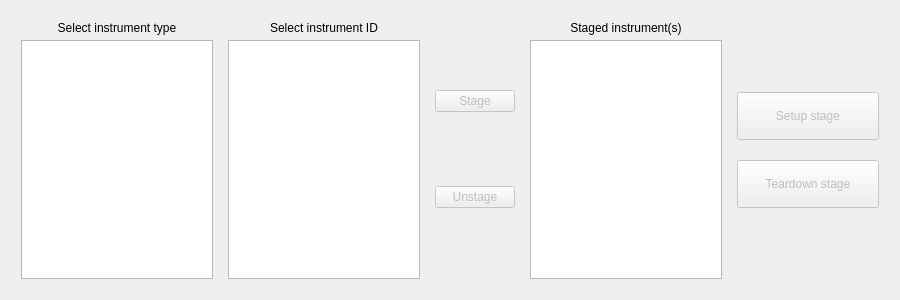
<?xml version="1.0" encoding="UTF-8"?>
<ui version="4.0">
 <class>server_widget</class>
 <widget class="QWidget" name="server_widget">
  <property name="geometry">
   <rect>
    <x>0</x>
    <y>0</y>
    <width>900</width>
    <height>300</height>
   </rect>
  </property>
  <property name="minimumSize">
   <size>
    <width>900</width>
    <height>300</height>
   </size>
  </property>
  <property name="windowTitle">
   <string>Form</string>
  </property>
  <layout class="QVBoxLayout" name="verticalLayout">
   <item>
    <layout class="QHBoxLayout" name="server_tab_layout" stretch="4,4,1,4,3">
     <property name="spacing">
      <number>5</number>
     </property>
     <property name="leftMargin">
      <number>5</number>
     </property>
     <property name="topMargin">
      <number>5</number>
     </property>
     <property name="rightMargin">
      <number>5</number>
     </property>
     <property name="bottomMargin">
      <number>5</number>
     </property>
     <item>
      <layout class="QVBoxLayout" name="instrument_types_layout">
       <property name="spacing">
        <number>5</number>
       </property>
       <property name="leftMargin">
        <number>5</number>
       </property>
       <property name="topMargin">
        <number>5</number>
       </property>
       <property name="rightMargin">
        <number>5</number>
       </property>
       <property name="bottomMargin">
        <number>5</number>
       </property>
       <item>
        <widget class="QLabel" name="instrument_types_label">
         <property name="text">
          <string>Select instrument type</string>
         </property>
         <property name="alignment">
          <set>Qt::AlignCenter</set>
         </property>
        </widget>
       </item>
       <item>
        <widget class="QListWidget" name="instrument_types_list"/>
       </item>
      </layout>
     </item>
     <item>
      <layout class="QVBoxLayout" name="instrument_ids_layout">
       <property name="spacing">
        <number>5</number>
       </property>
       <property name="leftMargin">
        <number>5</number>
       </property>
       <property name="topMargin">
        <number>5</number>
       </property>
       <property name="rightMargin">
        <number>5</number>
       </property>
       <property name="bottomMargin">
        <number>5</number>
       </property>
       <item>
        <widget class="QLabel" name="instrument_ids_label">
         <property name="text">
          <string>Select instrument ID</string>
         </property>
         <property name="alignment">
          <set>Qt::AlignCenter</set>
         </property>
        </widget>
       </item>
       <item>
        <widget class="QListWidget" name="instrument_ids_list"/>
       </item>
      </layout>
     </item>
     <item>
      <layout class="QVBoxLayout" name="stage_buttons_layout" stretch="0,0">
       <property name="spacing">
        <number>5</number>
       </property>
       <property name="leftMargin">
        <number>5</number>
       </property>
       <property name="topMargin">
        <number>5</number>
       </property>
       <property name="rightMargin">
        <number>5</number>
       </property>
       <property name="bottomMargin">
        <number>5</number>
       </property>
       <item>
        <widget class="QPushButton" name="stage_button">
         <property name="enabled">
          <bool>false</bool>
         </property>
         <property name="sizePolicy">
          <sizepolicy hsizetype="Expanding" vsizetype="Fixed">
           <horstretch>0</horstretch>
           <verstretch>0</verstretch>
          </sizepolicy>
         </property>
         <property name="text">
          <string>Stage</string>
         </property>
        </widget>
       </item>
       <item>
        <widget class="QPushButton" name="unstage_button">
         <property name="enabled">
          <bool>false</bool>
         </property>
         <property name="sizePolicy">
          <sizepolicy hsizetype="Expanding" vsizetype="Fixed">
           <horstretch>0</horstretch>
           <verstretch>0</verstretch>
          </sizepolicy>
         </property>
         <property name="text">
          <string>Unstage</string>
         </property>
        </widget>
       </item>
      </layout>
     </item>
     <item>
      <layout class="QVBoxLayout" name="staged_instruments_layout">
       <property name="spacing">
        <number>5</number>
       </property>
       <property name="leftMargin">
        <number>5</number>
       </property>
       <property name="topMargin">
        <number>5</number>
       </property>
       <property name="rightMargin">
        <number>5</number>
       </property>
       <property name="bottomMargin">
        <number>5</number>
       </property>
       <item>
        <widget class="QLabel" name="staged_instruments_label">
         <property name="text">
          <string>Staged instrument(s)</string>
         </property>
         <property name="alignment">
          <set>Qt::AlignCenter</set>
         </property>
        </widget>
       </item>
       <item>
        <widget class="QListWidget" name="staged_instruments_list">
         <property name="selectionMode">
          <enum>QAbstractItemView::MultiSelection</enum>
         </property>
        </widget>
       </item>
      </layout>
     </item>
     <item>
      <layout class="QVBoxLayout" name="serve_buttons_layout" stretch="3,2,2,3">
       <property name="spacing">
        <number>20</number>
       </property>
       <property name="leftMargin">
        <number>5</number>
       </property>
       <property name="topMargin">
        <number>5</number>
       </property>
       <property name="rightMargin">
        <number>5</number>
       </property>
       <property name="bottomMargin">
        <number>5</number>
       </property>
       <item>
        <spacer name="serve_button_top_spacer">
         <property name="orientation">
          <enum>Qt::Vertical</enum>
         </property>
         <property name="sizeHint" stdset="0">
          <size>
           <width>20</width>
           <height>40</height>
          </size>
         </property>
        </spacer>
       </item>
       <item>
        <widget class="QPushButton" name="setup_button">
         <property name="enabled">
          <bool>false</bool>
         </property>
         <property name="sizePolicy">
          <sizepolicy hsizetype="Expanding" vsizetype="Expanding">
           <horstretch>0</horstretch>
           <verstretch>0</verstretch>
          </sizepolicy>
         </property>
         <property name="text">
          <string>Setup stage</string>
         </property>
        </widget>
       </item>
       <item>
        <widget class="QPushButton" name="teardown_button">
         <property name="enabled">
          <bool>false</bool>
         </property>
         <property name="sizePolicy">
          <sizepolicy hsizetype="Expanding" vsizetype="Expanding">
           <horstretch>0</horstretch>
           <verstretch>0</verstretch>
          </sizepolicy>
         </property>
         <property name="text">
          <string>Teardown stage</string>
         </property>
        </widget>
       </item>
       <item>
        <spacer name="serve_buttons_bottom_spacer">
         <property name="orientation">
          <enum>Qt::Vertical</enum>
         </property>
         <property name="sizeHint" stdset="0">
          <size>
           <width>20</width>
           <height>40</height>
          </size>
         </property>
        </spacer>
       </item>
      </layout>
     </item>
    </layout>
   </item>
  </layout>
 </widget>
 <resources/>
 <connections/>
</ui>
